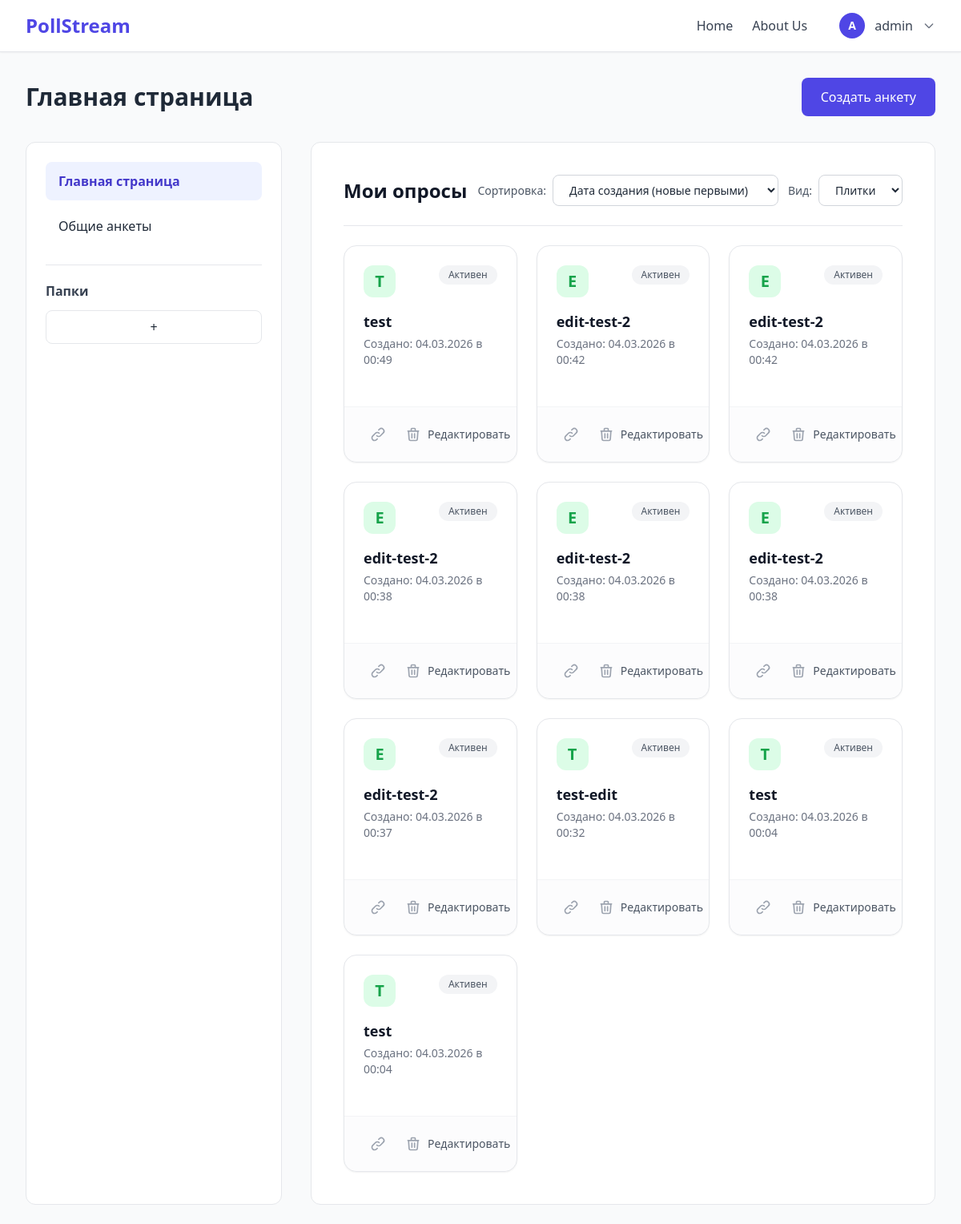
The app's page / (signed in), older data.
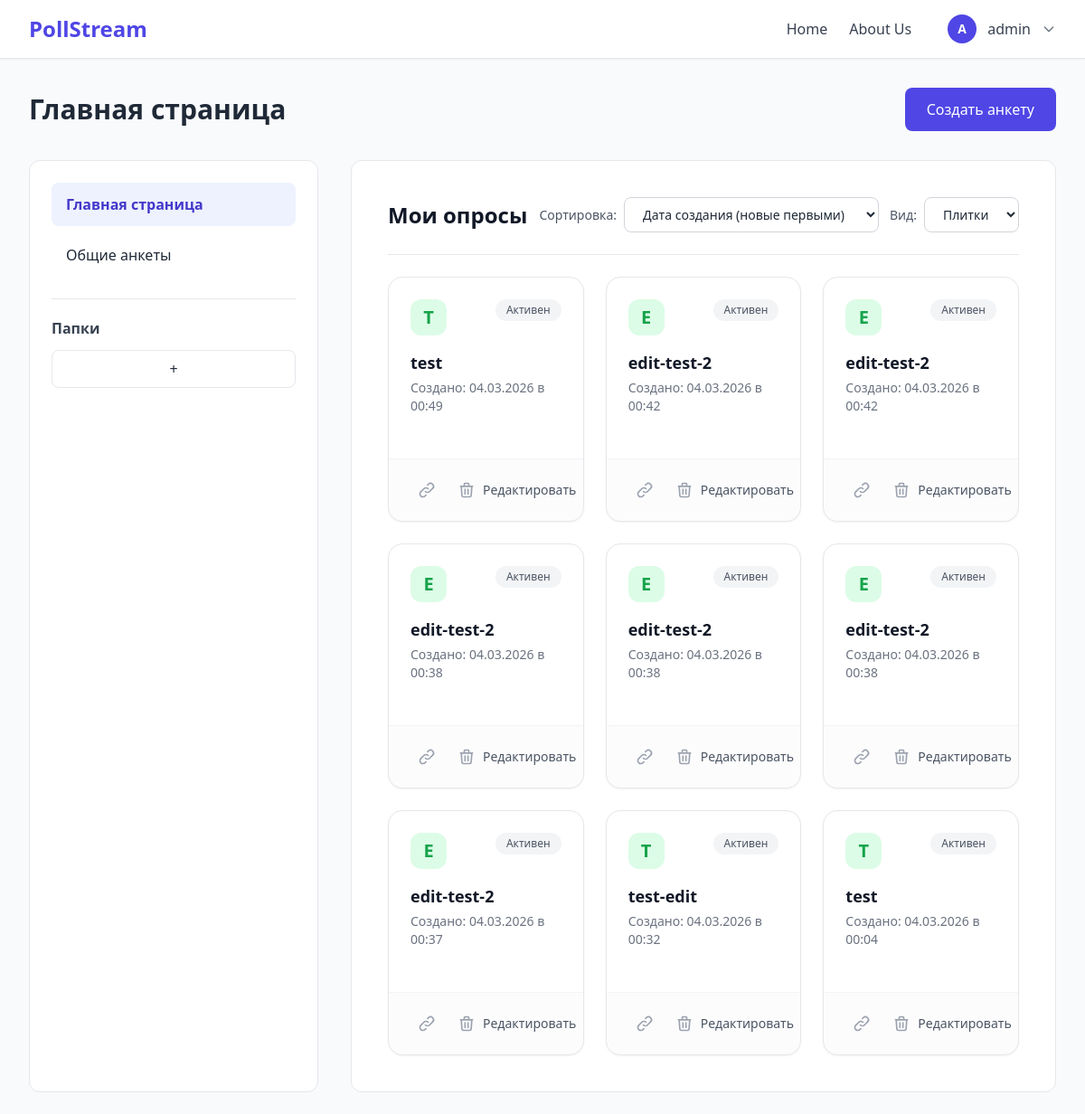
The same page, newer data.
### polls/models.py (models this page shows, shortened)
class Survey(models.Model):
    VISIBILITY_CHOICES = [
        ('private', 'Приватная'),
        ('link', 'По ссылке'),
        ('public', 'Публичная'),
    ]
    RESPONSE_CHOICES = [
        ('unlimited', 'Неограниченное'),
        ('limited', 'Ограниченное количество'),
        ('date_limit', 'До определённой даты'),
    ]
    author = models.ForeignKey(User, on_delete=models.CASCADE, related_name="surveys")
    name = models.CharField(max_length=255, verbose_name="Название анкеты")
    description = models.TextField(blank=True, null=True, verbose_name="Описание анкеты")
    survey_type = models.CharField(max_length=50, default='custom', verbose_name="Тип анкеты")
    state_json = models.JSONField(blank=True, null=True, verbose_name="Структура анкеты")
    visibility = models.CharField(max_length=20, choices=VISIBILITY_CHOICES, default='link', verbose_name="Видимость")
    response_type = models.CharField(max_length=20, choices=RESPONSE_CHOICES, default='unlimited', verbose_name="Ограничение ответов")
    response_limit = models.IntegerField(blank=True, null=True, verbose_name="Максимум ответов")
    response_deadline = models.DateTimeField(blank=True, null=True, verbose_name="Крайний срок")
    show_progress_bar = models.BooleanField(default=True, verbose_name="Показывать прогресс")
    show_question_numbers = models.BooleanField(default=True, verbose_name="Показывать номера вопросов")
    shuffle_questions = models.BooleanField(default=False, verbose_name="Перемешивать вопросы")
    allow_edit_after_submit = models.BooleanField(default=False, verbose_name="Разрешить изменения после отправки")
    is_active = models.BooleanField(default=True, verbose_name="Активна")
    created_at = models.DateTimeField(auto_now_add=True, verbose_name="Дата создания")
    updated_at = models.DateTimeField(auto_now=True, verbose_name="Дата обновления")
    class Meta:
        verbose_name = "Анкета"
        verbose_name_plural = "Анкеты"
        ordering = ['-created_at']

### polls/views.py (the view, shortened to what this page needs)
# urls.py: path('', views.index, name='index'),      # главная
@login_required
def index(request):
    surveys = Survey.objects.filter(author=request.user).order_by('-created_at')
    context = {
        "survey_templates": get_survey_templates(),
        "surveys": surveys,
    }
    return render(request, 'polls/index.html', context)

### polls/templates/polls/index.html (shortened to what the changed rows need)
{% extends "polls/base.html" %}
{% load static %}
{% block extra_css %}
<link rel="stylesheet" href="{% static 'polls/css/index.css' %}">
{% endblock %}
{% block content %}
<div class="flex justify-between items-center h-[64px] mb-6">
  <h1 class="text-3xl font-semibold">Главная страница</h1>
</div>
<div class="flex gap-9 items-stretch">
  <section class="flex-1">
    <div class="bg-white border rounded-xl p-10 flex flex-col min-h-[600px]">
      <div class="flex justify-between items-center mb-6 pb-6 border-b">
        <h2 class="text-2xl font-bold text-gray-900">Мои опросы</h2>
      </div>
      <div class="flex-1">
        {% if surveys %}
          <div id="surveysContainer" class="grid grid-cols-1 md:grid-cols-2 lg:grid-cols-3 gap-6">
            {% for survey in surveys %}
                <div id="survey-{{ survey.id }}" class="bg-white rounded-2xl shadow-sm border border-gray-200 flex flex-col hover:shadow-lg transition duration-200 group relative">
                    <a href="{% url 'survey_detail' survey.id %}" class="p-6 block flex-1">
                        <div class="flex items-start justify-between mb-4">
                            <div class="w-10 h-10 rounded-xl flex items-center justify-center font-bold text-xl
                                {% if survey.survey_type == 'template' %}bg-purple-100 text-purple-600{% else %}bg-green-100 text-green-600{% endif %}">
                                {{ survey.name|slice:":1"|upper }}
                            </div>
                            <span class="px-3 py-1 bg-gray-100 text-gray-600 text-xs font-medium rounded-full">Активен</span>
                        </div>
                        <h3 class="text-lg font-semibold text-gray-900 mb-1 group-hover:text-indigo-600 transition truncate" title="{{ survey.name }}">
                            {{ survey.name }}
                        </h3>
                        <p class="text-sm text-gray-500 mb-2">
                            Создано: {{ survey.created_at|date:"d.m.Y в H:i" }}
                        </p>
                    </a>
                    <div class="px-6 py-4 border-t border-gray-100 flex items-center justify-between bg-gray-50/50 rounded-b-2xl">
                        <div class="flex gap-2">
                            <button
                                class="copy-survey-link-btn p-2 text-gray-400 hover:text-indigo-600 hover:bg-indigo-50 rounded-lg transition"
                                title="Копировать ссылку"
                                data-url="{{ request.scheme }}://{{ request.get_host }}{% url 'survey_detail' survey.id %}">
                                <svg class="w-5 h-5" fill="none" stroke="currentColor" viewBox="0 0 24 24">
                                    <path stroke-linecap="round" stroke-linejoin="round" stroke-width="2" d="M13.828 10.172a4 4 0 00-5.656 0l-4 4a4 4 0 105.656 5.656l1.102-1.101m-.758-4.899a4 4 0 005.656 0l4-4a4 4 0 00-5.656-5.656l-1.1 1.1"></path>
                                </svg>
                            </button>
                            <button onclick="deleteSurvey({{ survey.id }})" class="p-2 text-gray-400 hover:text-red-600 hover:bg-red-50 rounded-lg transition" title="Удалить">
                                <svg class="w-5 h-5" fill="none" stroke="currentColor" viewBox="0 0 24 24">
                                    <path stroke-linecap="round" stroke-linejoin="round" stroke-width="2" d="M19 7l-.867 12.142A2 2 0 0116.138 21H7.862a2 2 0 01-1.995-1.858L5 7m5 4v6m4-6v6m1-10V4a1 1 0 00-1-1h-4a1 1 0 00-1 1v3M4 7h16"></path>
                                </svg>
                            </button>
                        </div>
                        <a href="{% url 'survey_edit' survey.id %}" class="text-sm font-medium text-gray-600 hover:text-indigo-600 transition z-10">
                            Редактировать
                        </a>
                    </div>
                </div>
            {% endfor %}
          </div>
        {% endif %}
      </div>
    </div>
  </section>
</div>
{% endblock %}

Row changes from the older to the newer data that the page shows:
removed Survey: name "T", name "test", created_at "04.03.2026 в 00:04"
